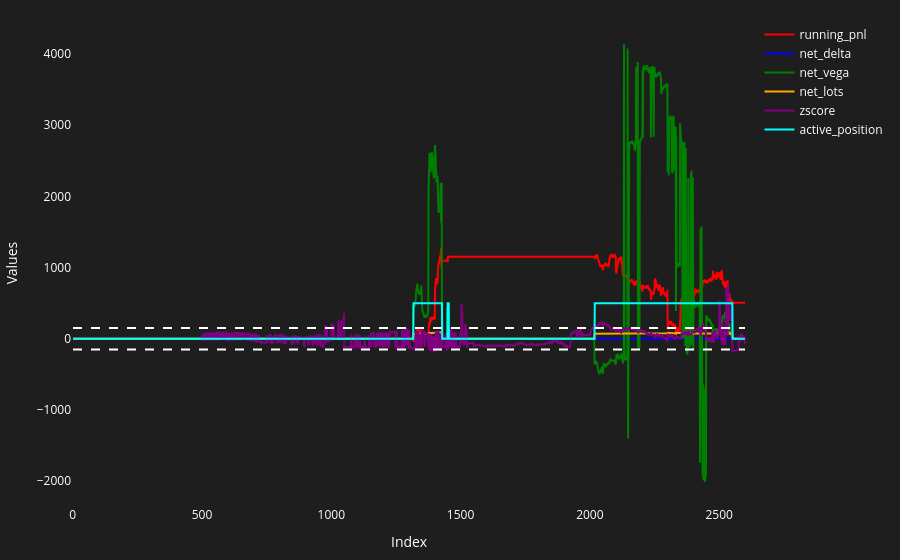

Notebook cell for this chart:
### Code cell
fig = Plot.plot_df(result_df, 'running_pnl', 'net_delta', 'net_vega', 'net_lots', 'zscore', 'active_position')
fig = Plot.draw_horizontal_line(fig, -150, index.df_futures['ix'].iloc[0], index.df_futures['ix'].iloc[-1], 'white')
fig = Plot.draw_horizontal_line(fig, 150, index.df_futures['ix'].iloc[0], index.df_futures['ix'].iloc[-1], 'white')
fig.show()
Plot.save_plot(fig, 'output_bnf_icici_hdfc.html')

### Figure 1 — Plotly figure (JSON) as saved in the notebook; plotly's stock layout.template omitted (floating-point values rounded to 4 significant figures; data arrays with more than 128 entries replaced by an {"elided": "..."} marker saying what was removed)
{"data": [{"hoverinfo": "text", "hovertext": {"elided": "2600 str values"}, "line": {"color": "red"}, "mode": "lines", "name": "running_pnl", "x": {"elided": "2600 int values"}, "y": {"elided": "2600 float values"}, "type": "scatter"}, {"hoverinfo": "text", "hovertext": {"elided": "2600 str values"}, "line": {"color": "blue"}, "mode": "lines", "name": "net_delta", "x": {"elided": "2600 int values"}, "y": {"elided": "2600 float values"}, "type": "scatter"}, {"hoverinfo": "text", "hovertext": {"elided": "2600 str values"}, "line": {"color": "green"}, "mode": "lines", "name": "net_vega", "x": {"elided": "2600 int values"}, "y": {"elided": "2600 float values"}, "type": "scatter"}, {"hoverinfo": "text", "hovertext": {"elided": "2600 str values"}, "line": {"color": "orange"}, "mode": "lines", "name": "net_lots", "x": {"elided": "2600 int values"}, "y": {"elided": "2600 float values"}, "type": "scatter"}, {"hoverinfo": "text", "hovertext": {"elided": "2600 str values"}, "line": {"color": "purple"}, "mode": "lines", "name": "zscore", "x": {"elided": "2600 int values"}, "y": {"elided": "2600 float values"}, "type": "scatter"}, {"hoverinfo": "text", "hovertext": {"elided": "2600 str values"}, "line": {"color": "cyan"}, "mode": "lines", "name": "active_position", "x": {"elided": "2600 int values"}, "y": {"elided": "2600 int values"}, "type": "scatter"}], "layout": {"font": {"color": "white"}, "margin": {"l": 20, "r": 20, "t": 20, "b": 20}, "xaxis": {"title": {"text": "Index"}, "showgrid": false, "zeroline": false, "color": "white"}, "yaxis": {"title": {"text": "Values"}, "showgrid": false, "zeroline": false, "color": "white"}, "title": {"text": ""}, "plot_bgcolor": "rgba(30, 30, 30, 1)", "paper_bgcolor": "rgba(30, 30, 30, 1)", "hovermode": "x", "shapes": [{"line": {"color": "white", "dash": "dash", "width": 2}, "name": "-150 Line", "type": "line", "x0": 1, "x1": 2600, "y0": -150, "y1": -150}, {"line": {"color": "white", "dash": "dash", "width": 2}, "name": "150 Line", "type": "line", "x0": 1, "x1": 2600, "y0": 150, "y1": 150}]}}
